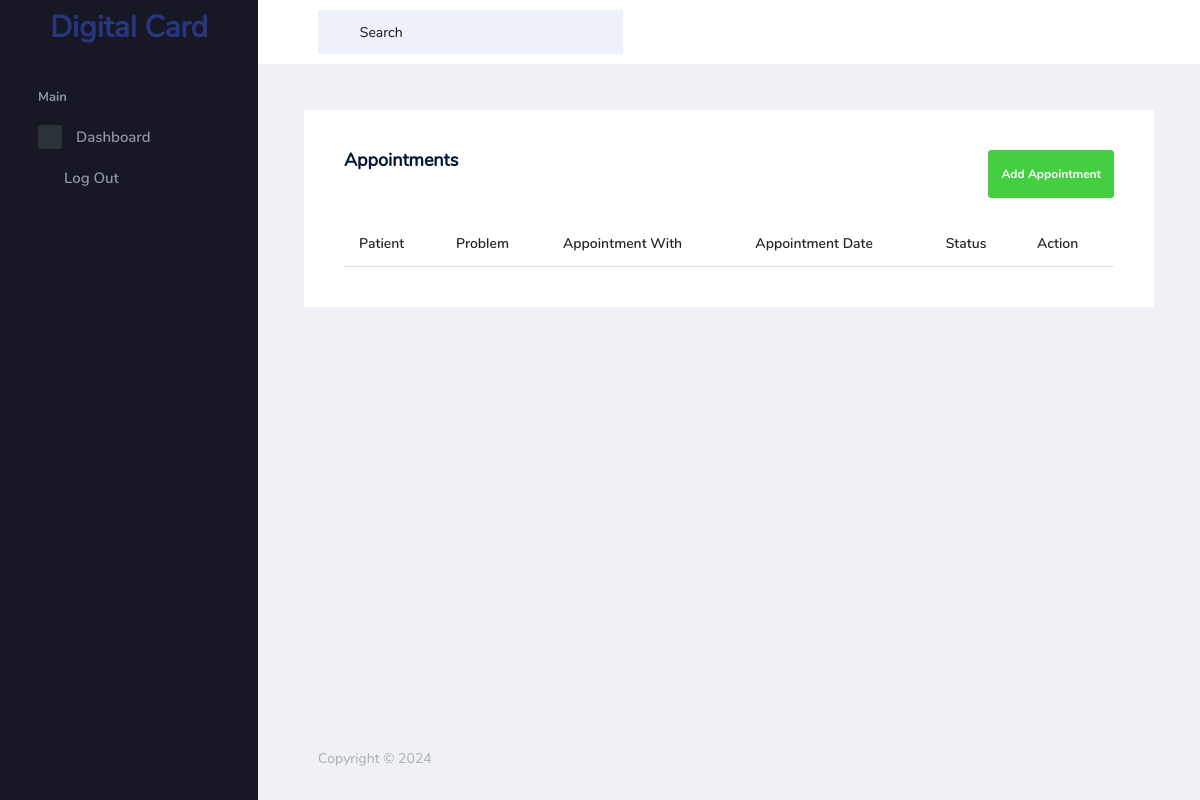
The page /appointments/ on the database as committed earlier.
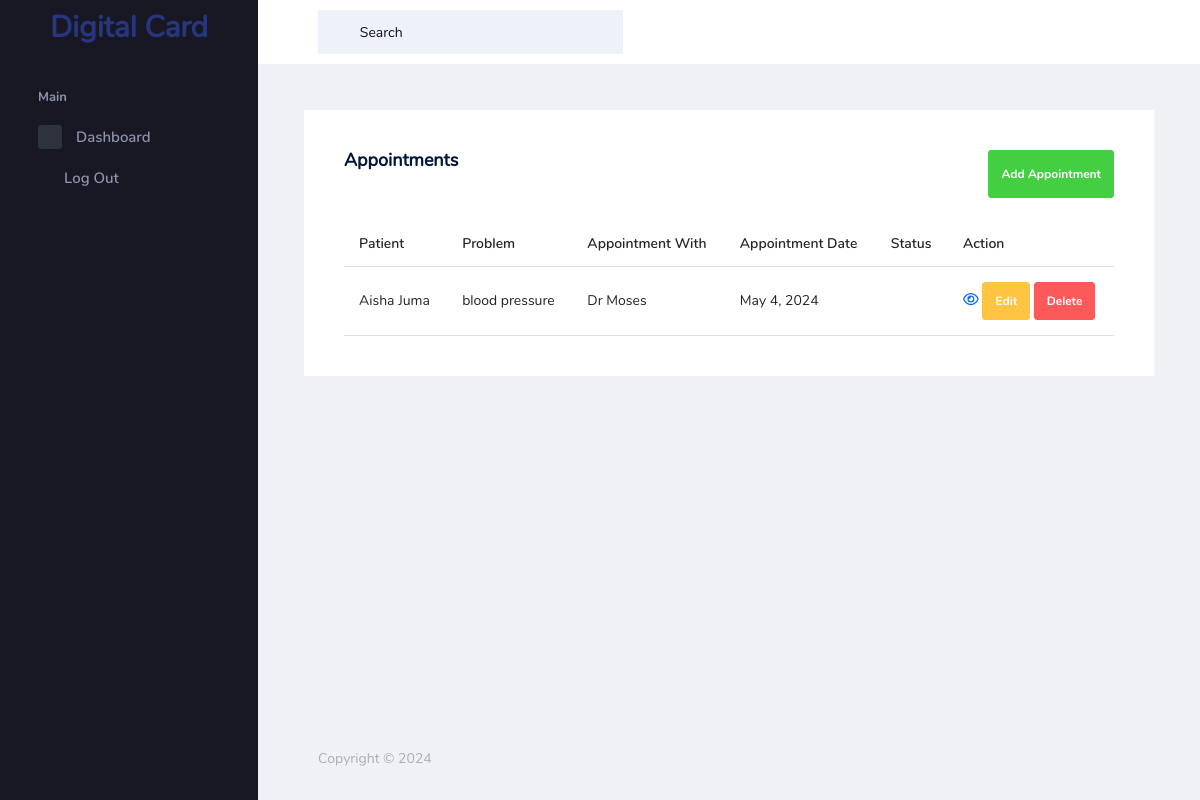
The same page on the database as committed later.
### main/models.py (models this page shows)
class Appointment(models.Model):
    patient = models.OneToOneField('Patient', null=True, blank=True, on_delete=models.CASCADE)
    appointment_with = models.ForeignKey('Doctor', null=True, blank=True, on_delete=models.CASCADE)
    appointment_date = models.DateField(blank=True)
    problem = models.CharField(max_length=250)
    created_at = models.DateTimeField(auto_now_add=True)
    updated_at = models.DateTimeField(auto_now=True)
    def __str__(self):
        return f"Appointment with {self.appointment_with} on {self.appointment_date}"

class Patient(models.Model):
    user = models.OneToOneField(User, null=True, blank=True, on_delete=models.CASCADE)
    registration_number = models.CharField(max_length=15)
    full_name = models.CharField(max_length=50)
    age = models.IntegerField()
    gender = models.CharField(max_length=10, choices=gender_choices)
    address = models.CharField(max_length=100)
    phone_number = models.CharField(max_length=15)
    email = models.EmailField()
    password = models.CharField(max_length=50)
    image = models.ImageField(upload_to='media', null=True, blank=True)
    husband_name = models.CharField(max_length=200, blank=True, null=True)
    height = models.CharField(max_length=110, null=True, choices=height_choices)
    occupation = models.CharField(max_length=200, blank=True, null=True)
    village_or_street = models.CharField(max_length=200, blank=True, null=True)
    chairperson_name = models.CharField(max_length=200, blank=True, null=True)
    ward_district = models.CharField(max_length=200, blank=True, null=True)
    education = models.CharField(max_length=200, blank=True, null=True)
    created_at = models.DateTimeField(auto_now_add=True)
    updated_at = models.DateTimeField(auto_now=True)
    def __str__(self):
        return self.full_name

class Doctor(models.Model):
    user = models.OneToOneField(User, null=True, blank=True, on_delete=models.CASCADE)
    name = models.CharField(max_length=50)
    email = models.EmailField(max_length=200, blank=True, null=True)
    phone_number = models.CharField(max_length=200, blank=True, null=True)
    password = models.CharField(max_length=200, blank=True, null=True)
    address = models.CharField(max_length=200, blank=True, null=True)
    about = models.CharField(max_length=200, blank=True, null=True)
    position = models.CharField(max_length=200, blank=True, null=True, choices=positions)
    created_at = models.DateTimeField(auto_now_add=True)
    updated_at = models.DateTimeField(auto_now=True)
    def __str__(self):
        return self.name

### main/views.py (the view, shortened to what this page needs)
# urls.py: path('appointments/', views.appointments, name='appointments'),
def appointments(request):
    appointments_list = Appointment.objects.all()
    print(appointments_list)
    form = AppointmentForm()
    context = {'appointments': appointments_list, 'form': form}
    return render(request, 'appointments.html', context)

### main/forms.py
class AppointmentForm(forms.ModelForm):
    class Meta:
        model = Appointment
        exclude = ['user']
        widgets = {
            'patient': forms.Select(attrs={'class': 'form-select'}),
            'problem': forms.TextInput(attrs={'class': 'form-control'}),
            'appointment_with': forms.Select(attrs={'class': 'form-select'}),
            'appointment_date': forms.DateTimeInput(attrs={'class': 'form-control'}),
        }

### templates/appointments.html (shortened to what this page needs)
{% extends "snippets/base.html" %}
{% block content %}
    {% include "snippets/navbar.html" %}
    <div class="container-fluid page-body-wrapper">
                {% include "snippets/sidebar.html" %}
                <div class="main-panel">
                    <div class="content-wrapper">
                        <div class="row">
                            <div class="col-md-12">
                                <div class="col-lg-12 grid-margin stretch-card">
                                    <div class="card">
                                        <div class="card-body">
                                            <div class="d-flex justify-content-between mb-4">
                                                <h4 class="card-title">Appointments</h4>
                                                <button type="button" class="btn btn-success" data-bs-toggle="modal" data-bs-target="#addAppointmentModal">Add Appointment</button>
                                            </div>
                                            <div class="table-responsive">
                                                <table class="table table-hover">
                                                    <thead>
                                                        <tr>
                                                            <th>Patient</th>
                                                            <th>Problem</th>
                                                            <th>Appointment With</th>
                                                            <th>Appointment Date</th>
                                                            <th>Status</th>
                                                            <th>Action</th>
                                                        </tr>
                                                    </thead>
                                                    <tbody>
                                                        {% for appointment in appointments %}
                                                            <tr>
                                                                <td>{{ appointment.patient }}</td>
                                                                <td>{{ appointment.problem }}</td>
                                                                <td>{{ appointment.appointment_with }}</td>
                                                                <td>{{ appointment.appointment_date }}</td>
                                                                <td>{{ appointment.get_status_display }}</td>
                                                                <td>
                                                                   <a href="{% url 'appointment' appointment.id %}"><i class="fa-regular fa-eye"></i></a>
                                                                   <a href="{% url 'edit_appointment' appointment.id %}" class="btn btn-warning">Edit</a>
                                                                   <a href="{% url 'delete_appointment' appointment.id %}" class="btn btn-danger">Delete</a>
                                                                </td>
                                                            </tr>
                                                        {% endfor %}
                                                    </tbody>
                                                </table>
                                            </div>
                                        </div>
                                    </div>
                                </div>
                            </div>
                    </div>
                </div>
                {% include "snippets/footer.html" %}
            </div>
        </div>
{% endblock content %}

Rows that differ between the two databases and show on the page:
added Appointment: patient "Aisha Juma", problem "blood pressure", appointment_with "Dr Moses", appointment_date "May 4, 2024"
